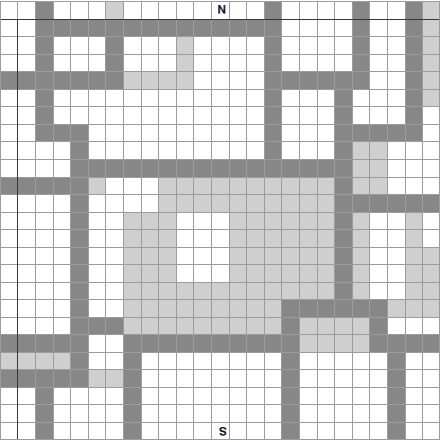
#> input picture groteMarkt.png, 442 x 442 px
$ python main.py
#> lines starting #> are read from the running program, lines starting #| are printed output that depends on the picture
### CreateMap.py

from PIL import Image, ImageOps
import random
import csv

#  maps based on : http://maps.stamen.com/terrain/#12/37.7706/-122.3782

class CreateMap():
    def __init__(self, file_name, coverage, height):

#> called with file_name = 'groteMarkt.png', height = 20
        if coverage is not None:
            y = height
            x = int(y*1.5)
            self.rel = 1.5
            csv_file = file_name + ".csv"

            with open(csv_file, 'w') as csvfile:
                writer = csv.writer(csvfile)
                for i in range(0, y):
                    temp = []
                    for j in range(0, x):
                        val = random.randint(0, 100)
                        if val > coverage:
                            temp.append(str(1))
                        else:
                            temp.append(str(0))
                    writer.writerow(temp)

        else:

            img = Image.open(file_name)
#> img is the input picture: PIL image 442x442 RGBA; mean R, G, B, A 207.4, 207.4, 207.4, 255
            (w, h) = img.size
#> w = 442; h = 442
            rel = round(w/h, 1)
#> rel = 1
            self.rel = rel
#> self.rel = 1
            y = height
            x = int(y*rel)
#> x = 20
            reduced_img = img.resize((x,y),resample=Image.BILINEAR)
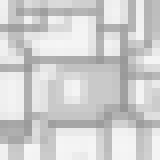
#> reduced_img: PIL image 20x20 RGBA (shown 8 times larger); mean R, G, B, A 207.2, 207.2, 207.3, 255
            result = reduced_img.resize(img.size,Image.NEAREST)
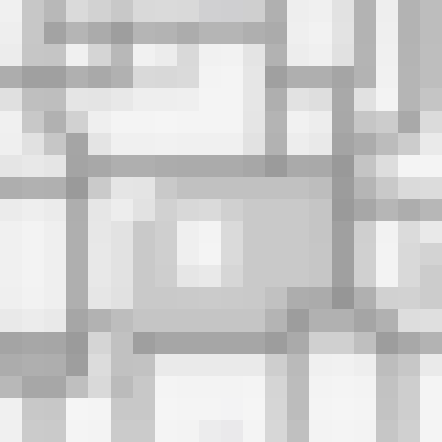
#> result: PIL image 442x442 RGBA; mean R, G, B, A 207.3, 207.3, 207.3, 255
            result = ImageOps.grayscale(result)    # black and white
#> result: PIL image 442x442 L
            #reduced_filename = "Reduced"+file_name
            #result.save(reduced_filename)
            colors = result.getcolors()
#> colors = 89 pairs, first value 484 to 12672, second value 150 to 245
            colors = sorted(colors, key = lambda x:-x[0])
            #print(colors[:12])

            csv_file = file_name + ".csv"
            f = []
            for i in range(0, x):
                f.append(str(i))

                with open(csv_file, 'w') as csvfile:
                    writer = csv.writer(csvfile)
                    for i in range(0, y):
                        temp = []
                        for j in range(0, x):
                            val = reduced_img.getpixel((j, i))[0]
                            if val < 199 and val > 189:
                                temp.append(str(0))
                            else:
                                temp.append(str(1))

                        writer.writerow(temp)
#> after the loop, f = ['0', '1', '2', '3', '4', '5', '6', '7', '8', '9', '10', '11', '12', '13', '14', '15', '16', '17', '18', '19']

### main.py
from GroteMarkt import GroteMarktModel
from CreateMap import CreateMap
import os
from Reporters import Reporters
import csv


def create_reporters_for_agent_behaviour():

    base_rel_events = [
        "seen",
        "know_valuable",
        "know_vulnerable",
        "object_dropped_accidentally",
        "motive",
        "sneak",
        "stealing",
        "E_valuable",
        "E_vulnerable",
        "E_psych_report",
        "E_camera",
        "E_sneak",
        "E_camera_seen_stealing",
        "E_camera_sees_object",
        "E_object_gone"
    ]

    # create reporters automatically
    rel_events = []
    n = 2

    for i in range(1, n):
        for k in range(0, 1):
            for j in base_rel_events:  # "motive, sneak and stealing are 2 place predicates
                if j in ["object_dropped_accidentally", "E_object_gone"]:
                    str1 = f"{j}_{str(i-1)}"
                    rel_events.append(str1)
                elif j in ["E_camera"]:
                    str1 = f"{j}_{str(i)}"
                    rel_events.append(str1)
                else:
                    if i != k:
                        str1 = f"{j}_{str(i)}_{str(k)}"
                        # str2 = i + "_credibility"
                        rel_events.append(str1)

    return rel_events


def create_map():
    # create the map and size of simulation
    y = 20
    coverage = None
    topic_gen = os.getcwd() + "/groteMarkt.png"
    C = CreateMap(topic_gen, coverage, y)
    x = int(y*C.rel)
#> x = 20
#> (the run stopped early here; a loop or call above may not have finished)

$ run again, with K2absolute.png copied over groteMarkt.png
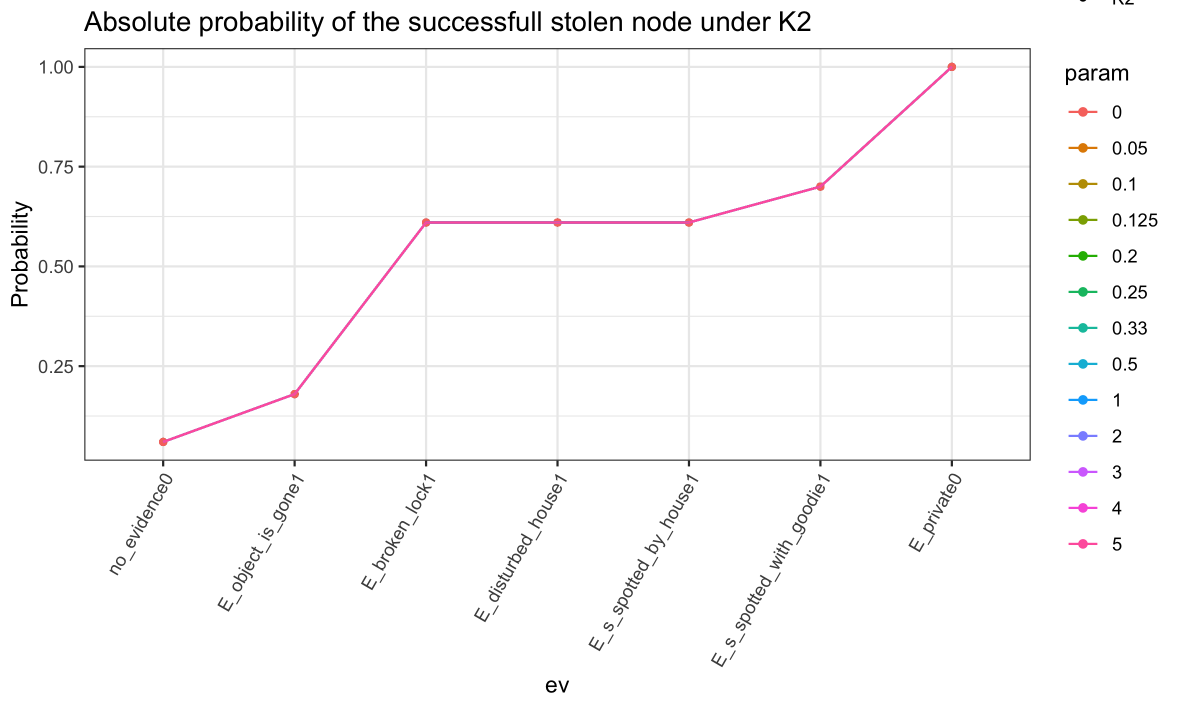
#> input picture K2absolute.png, 2362 x 1417 px (shown at 1/2 size)
#> in __init__, img is the input picture: PIL image 2362x1417 RGBA; mean R, G, B, A 250.3, 249.8, 250.1, 255
#> in __init__, `reduced_img = img.resize((x,y),resample=Image.BILINEAR)`:
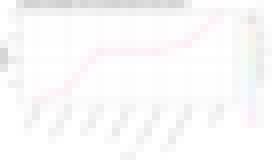
#> reduced_img: PIL image 34x20 RGBA (shown 8 times larger); mean R, G, B, A 250.2, 249.7, 249.9, 255
#> colors = 37 pairs, first value 4899 to 841954, second value 208 to 255
#> after the loop in __init__, `for i in range(0, x):`: f = 34 items, first 6: '0', '1', '2', '3', '4', '5'

$ run again, with K2delta.png copied over groteMarkt.png
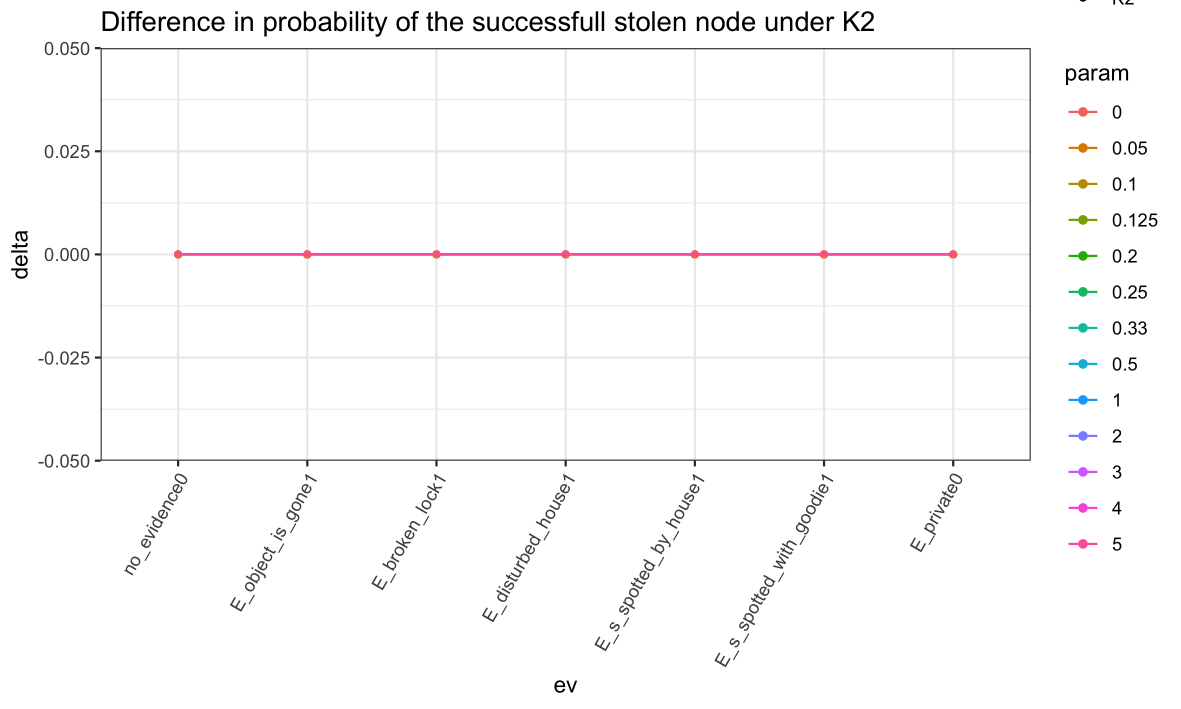
#> input picture K2delta.png, 2362 x 1417 px (shown at 1/2 size)
#> in __init__, img is the input picture: PIL image 2362x1417 RGBA; mean R, G, B, A 250.4, 249.9, 250.1, 255
#> in __init__, `reduced_img = img.resize((x,y),resample=Image.BILINEAR)`:
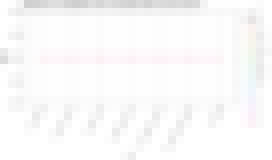
#> reduced_img: PIL image 34x20 RGBA (shown 8 times larger); mean R, G, B, A 250.1, 249.7, 249.9, 255
#> colors = 37 pairs, first value 4899 to 723890, second value 207 to 255
#> after the loop in __init__, `for i in range(0, x):`: f = 34 items, first 6: '0', '1', '2', '3', '4', '5'
